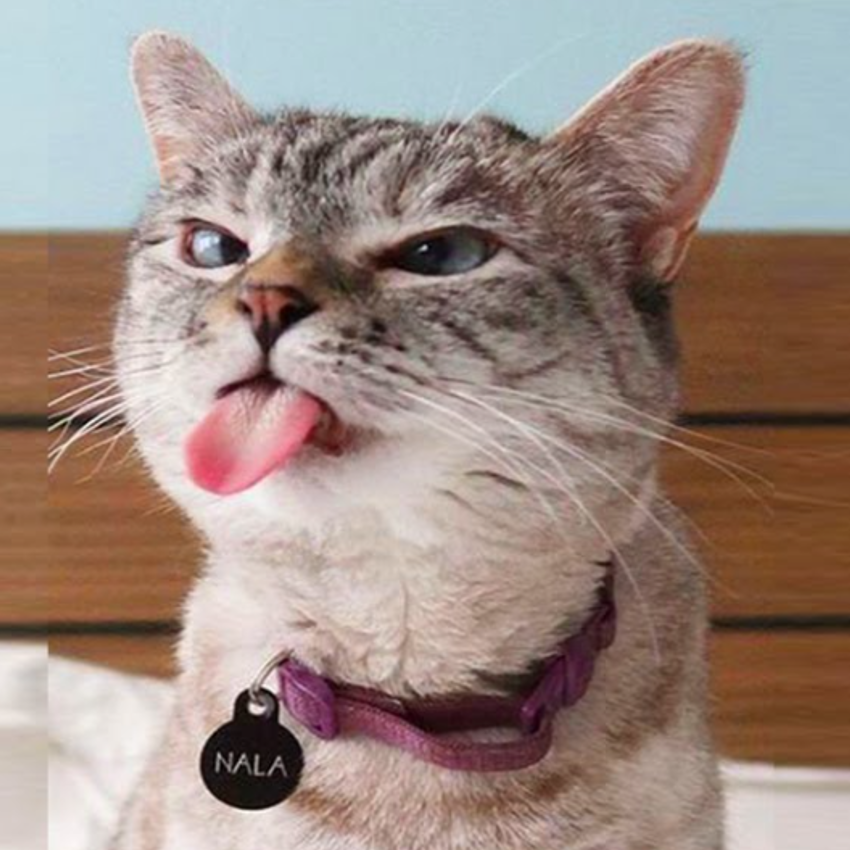
#> input picture images/input/kittycat_blebleble.png, 850 x 850 px
$ python colorful_big_one_solutions.py
#> lines starting #> are read from the running program, lines starting #| are printed output that depends on the picture
### scripts/colorful_big_one_functions.py
# standard imports
import os
import datetime
import sys

# import packages
import numpy as np
import matplotlib.pyplot as plt
from PIL import Image

# ----------------------------------------------------------------
def color_the_image(given_image, color):

    """
    This function will turn an image into the given color

    Parameters:

    given_image
    image_array(numpy.ndarray): a 3d array representing an image
        array shape is (height, width, channels)
        height: in number of pixels
        width: in number of pixels
        channels: 3, RGB images only

    color (instruction)
    string type: non recognized values will do nothing
        valid values:
        'to_red': will turn image red
        'to_blue': will turn image blue
        'to_green': will turn image green
        <any other text>: will not change the given image/ndarray

    Returns:
        will return the given image/ndarray but changed
        to its respective instruction

    Example:
    >>> import colorful_big_one_functions as cbof
    >>> image_to_show = cbof.color_the_image(given_image, 'to_blue')

    """

    if color == "to_red":
        given_image[:,:,[1,2]] = 0
        return given_image

    elif color == "to_blue":
        given_image[:,:,[0,1]] = 0
        return given_image

    elif color == "to_green":
        given_image[:,:,[0,2]] = 0
        return given_image

    else:
        # "no_color or faulty color"
        return given_image

# ----------------------------------------------------------------
def flip_the_image(given_image, manner_of_flip):

    """
    This function will flip an image horizontally or vertically
    according to the given manner_of_flip

    Parameters:

    given_image
    image_array(numpy.ndarray): a 3d array representing an image
        array shape is (height, width, channels)
        height: in number of pixels
        width: in number of pixels
        channels: 3, RGB images only

    manner_of_flip (instruction)
    string type: non recognized values will do nothing
        valid values:
        'horizontally': will do a mirror flip horizontally
        'vertically': will do a vertical mirror flip
        <any other text>: will not change the given image/ndarray

    Returns:
        will return the given image/ndarray but changed
        to its respective instruction

    Example:
    >>> import colorful_big_one_functions as cbof
    >>> image_to_show = cbof.flip_the_image(given_image, 'vertically')

    """

    if manner_of_flip == "horizontally":
        given_image = np.fliplr(given_image)
        return given_image

    elif manner_of_flip == "vertically":
        given_image = flip_the_image(given_image, "horizontally")
        given_image = rotate_the_image(given_image, "to_the_left")
        given_image = rotate_the_image(given_image, "to_the_left")
        return given_image

    else:
        # "no_flip or faulty manner_of_flip"
        return given_image

# ----------------------------------------------------------------
def rotate_the_image(given_image, manner_of_rotation):

    """
    This function will rotate an image according to the manner_of_rotation

    Parameters:

    given_image
    image_array(numpy.ndarray): a 3d array representing an image
        array shape is (height, width, channels)
        height: in number of pixels
        width: in number of pixels
        channels: 3, RGB images only

    manner_of_rotation (instruction)
    string type: non recognized values will do nothing
        valid values:
        'to_the_left': will rotate the image 90° to the left
        'to_the_right': will rotate the image 90° to the right
        <any other text>: will not change the given image/ndarray

    Returns:
        will return the given image/ndarray but changed
        to its respective instruction

    Example:
    >>> import colorful_big_one_functions as cbof
    >>> image_to_show = cbof.rotate_the_image(given_image, 'to_the_right')

    """

    if manner_of_rotation == "to_the_left":
        given_image = np.rot90(given_image)
        return given_image

    elif manner_of_rotation == "to_the_right":
        given_image = np.rot90(given_image, 3)
        return given_image

    else:
        # "no_rotation or faulty rotation"
        return given_image

# ----------------------------------------------------------------
def make_the_image(given_image, process):

    """
    This function will make an image according to the process requested

    Parameters:

    given_image
    image_array(numpy.ndarray): a 3d array representing an image
        array shape is (height, width, channels)
        height: in number of pixels
        width: in number of pixels
        channels: 3, RGB images only

    process (instruction)
    string type: non recognized values will do nothing
        valid values:
        'noisy': will make the image noisy
        'black_and_white': will make the image black an white (only with plt.imshow(given_image, cmap=plt.cm.gray)
        'shady': will top off color values over 150 to make shady
        'double_size': will double the pixel size of the image
        'grayscale': will grayscale the colors of the image (only with plt.imshow(given_image, cmap=plt.cm.gray)
        'grainy': will make grainy by limiting image to 1/10th of the information
        'inverted': will inverted by doing 255 - value of color
        'sepia_tone': will render the image old as fuck
        'solarized': will show subject in image to look baked
        'posterized': will render the image famous
        'twirled': will make you look twice at the result
        'rippled': will make you feel sinus suicidal
        'swirled': will mmake you feel seasick
        <any other text>: will not change the given image/ndarray

    Returns:
        will return the given image/ndarray but changed
        to its respective instruction

    Example:
    >>> import colorful_big_one_functions as cbof
    >>> image_to_show = cbof.make_the_image(given_image, 'sepia_tone')

    """

    if process == "noisy":
        lower_band = 0
        upper_band = 125
        height,width = given_image.shape[:2]
        given_image[:,:,0] += np.random.randint(lower_band, upper_band, (height, width), dtype = 'uint8')
        given_image[:,:,1] += np.random.randint(lower_band, upper_band, (height, width), dtype = 'uint8')
        given_image[:,:,2] += np.random.randint(lower_band, upper_band, (height, width), dtype = 'uint8')
        return given_image

    # this setting can only be used with plt.imshow(part_of_colorful_big_one, cmap=plt.cm.gray)
    elif process == "black_and_white":
        given_image = given_image.astype(float)
        given_image = given_image.sum(axis = 2)
        given_image /= given_image.max()
        given_image = np.absolute(given_image)
        return given_image

    elif process == "shady":
        given_image = np.where(given_image > 150, 150 , 20)
        return given_image

    elif process == "double_size":
        height, width, channels = given_image.shape
        factor = 2
        #  initialize the factor 2 image
        given_image_doubled = np.zeros((height * factor, width * factor, channels), dtype=np.uint8)
        for i in range(height):
            for j in range(width):
                for c in range(channels):
                    given_image_doubled[i*factor, j*factor, c] = given_image[i, j, c]
                    given_image_doubled[i*factor+1, j*factor, c] = given_image[i, j, c]
                    given_image_doubled[i*factor, j*factor+1, c] = given_image[i, j, c]
                    given_image_doubled[i*factor+1, j*factor+1, c] = given_image[i, j, c]
        return given_image_doubled

    # this setting can only be used with plt.imshow(part_of_colorful_big_one, cmap=plt.cm.gray)
    elif process == "grayscale":
        given_image = np.mean(given_image, axis=2, dtype=np.uint8)
        return given_image

    elif process == "grainy":
        given_image = given_image[::10, ::10, :]
        return given_image

    elif process == "inverted":
        given_image = 255 - given_image
        return given_image

    elif process == "sepia_tone":
        sepia_matrix = np.array([[0.393, 0.769, 0.189],
                             [0.349, 0.686, 0.168],
                             [0.272, 0.534, 0.131]])
        given_image = np.dot(given_image, sepia_matrix.T)
        given_image = np.clip(given_image, 0, 255).astype(np.uint8)
        return given_image

    elif process == "solarized":
        threshold = 128
        given_image = np.where(given_image < threshold, given_image, 255 - given_image)
        return given_image

    elif process == "posterized":
        levels = 4
        given_image = given_image // (256 // levels) * (256 // levels)
        return given_image

    elif process == "twirled":
        height, width, _ = given_image.shape
        center = (width // 2, height // 2)
        radius = 250
        angle = 2
        y, x = np.ogrid[:height, :width]
        x -= center[0]
        y -= center[1]
        r = np.sqrt(x**2 + y**2)
        theta = np.arctan2(y, x) + angle * np.exp(-(r / radius)**2)
        new_x = (center[0] + r * np.cos(theta)).clip(0, width - 1).astype(int)
        new_y = (center[1] + r * np.sin(theta)).clip(0, height - 1).astype(int)
        distorted_image = given_image[new_y, new_x]
        return distorted_image

    elif process == "mosaic":
        block_size = (30, 30)
        height, width, _ = given_image.shape
        block_height, block_width = block_size
        new_height = height // block_height
        new_width = width // block_width
        mosaic_image = given_image[:new_height * block_height, :new_width * block_width]
        mosaic_image = mosaic_image.reshape((new_height, block_height, new_width, block_width, 3))
        return mosaic_image.mean(axis=(1, 3)).astype(np.uint8)

    elif process == "rippled":
        amplitude = 10
        frequency = 25
        height, width, _ = given_image.shape
        y, x = np.ogrid[:height, :width]
        distorted_y = y + amplitude * np.sin(2 * np.pi * x / frequency)
        distorted_x = x + amplitude * np.sin(2 * np.pi * y / frequency)
        distorted_image = given_image[distorted_y.astype(int) % height, distorted_x.astype(int) % width]
        return distorted_image

    elif process == "swirled":
        strength = 0.0025
        height, width, _ = given_image.shape
        center = (width // 2, height // 2)
        y, x = np.ogrid[:height, :width]
        x -= center[0]
        y -= center[1]
        r = np.sqrt(x**2 + y**2)
        theta = np.arctan2(y, x) + strength * r
        new_x = (center[0] + r * np.cos(theta)).clip(0, width - 1).astype(int)
        new_y = (center[1] + r * np.sin(theta)).clip(0, height - 1).astype(int)
        distorted_image = given_image[new_y, new_x]
        return distorted_image


    else:
        # "no_making or faulty making"
        return given_image

# ----------------------------------------------------------------
def show_the_image(image_to_show):

    """

    Just showing things, nothing more

    """

    plt.figure(figsize=(36, 48))
    plt.axis('off')
    plt.imshow(image_to_show)
    plt.show()
    plt.close

    return

# ----------------------------------------------------------------
# [19 lines left out: function save_the_image, not called in this run]


### scripts/colorful_big_one_solutions.py
# standard imports
import os
import datetime
import sys
import random

# import packages
import numpy as np
import matplotlib.pyplot as plt
from PIL import Image

# import own made modules
import colorful_big_one_functions as cbof

# ----------------------------------------------------------------
def main():

    """

    Main() showcases the main function
    create_colorful_big_one_by_numpying_it

    """

    default_image = 'kittycat_blebleble.png'
    # [5 lines of commented-out code are left out]

    default_image_path = os.path.join('..','images','input',default_image)
    use_this_image = np.array(Image.open(default_image_path))
#> use_this_image is the input picture: shape (850, 850, 3); mean R, G, B 156.9, 138.1, 129.8

    # -------------------------------------
    # tims_image_1A, tile solution, 1 single image, 8 x 3
    # options for given_random_combination : 'default', 'randomize_color', 'randomize_flip', 'randomize_rotate', 'randomize_making'
    image_to_show = create_tims_image_1_by_numpying_it(use_this_image.copy(), 'default')
    cbof.show_the_image(image_to_show)
    # image_to_show = cbos.create_tims_image_1_by_numpying_it(use_this_image.copy(), 'randomize_color')
    # cbof.show_the_image(image_to_show)
    # image_to_show = cbos.create_tims_image_1_by_numpying_it(use_this_image.copy(), 'randomize_making')
    # cbof.show_the_image(image_to_show)

    # -------------------------------------
    # # tims_image_2, v/h-stack solution, 4 flipped rows
    # options for given_random_combination : 'default', 'randomize_color', 'randomize_making',
    # note : the orientations of the exercise are never changed
    image_to_show = create_tims_image_2_by_numpying_it(use_this_image.copy(), 'default')
    cbof.show_the_image(image_to_show)
    # image_to_show = cbos.create_tims_image_2_by_numpying_it(use_this_image.copy(), 'randomize_color')
    # cbof.show_the_image(image_to_show)
    # image_to_show = cbos.create_tims_image_2_by_numpying_it(use_this_image.copy(), 'randomize_making')
    # cbof.show_the_image(image_to_show)

    # -------------------------------------
    # # # tims_image_3, clockwise color solution with double sized image
    # options for given_random_combination : 'default', 'randomize_flip', 'randomize_rotate', 'randomize_making'
    # note : the colors of the exercise are never changed
    image_to_show = create_tims_image_3_by_numpying_it(use_this_image.copy(), 'default')
    cbof.show_the_image(image_to_show)
    # [11 lines of commented-out code are left out]
    image_to_show = create_johans_image_1_by_numpying_it(use_this_image.copy())
    cbof.show_the_image(image_to_show)

    return

# ----------------------------------------------------------------
# Functions <*>_by_numpying_it hereunder only to be used with the function
# create_colorful_big_one_by_numpying_it(given_image, ...)
# ----------------------------------------------------------------
def generate_random_instruction_list_by_numpying_it():

    """

    This function will generate a single list object with a combination
    of 4 possible functions to be applied to an image

    See further below to check which combinations are possible

    """

    colors = ["to_red", "to_green", "to_blue"]
    flips = ["horizontally", "vertically"]
    rotations = ["to_the_left", "to_the_right"]
    makings = ["twirled", "rippled", "swirled"]

    instruction_list = []
    instruction_list.append(random.choice(colors))
    instruction_list.append(random.choice(flips))
    instruction_list.append(random.choice(rotations))
    instruction_list.append(random.choice(makings))


    return instruction_list

# ----------------------------------------------------------------
def apply_combination_of_functions_by_numpying_it(given_image, given_color, given_manner_of_flip, given_manner_of_rotation, given_process):

    """

    This function will apply a combination of functions to a given image
    to provide a variant of the orignal image given in the function

    """

    instruction = generate_random_instruction_list_by_numpying_it()

    if given_color != 'no_color':
        given_image = cbof.color_the_image(given_image, instruction[0])

    if given_manner_of_flip != 'no_flip':
        given_image = cbof.flip_the_image(given_image, instruction[1])

    if given_manner_of_rotation != 'no_rotate':
        given_image = cbof.rotate_the_image(given_image, instruction[2])

    if given_process != 'no_making':
        given_image = cbof.make_the_image(given_image, instruction[3])


    print(f"random_pick = {instruction}, parameters are {given_color}, {given_manner_of_flip}, {given_manner_of_rotation},  {given_process}. ")


    return given_image

# ----------------------------------------------------------------
def create_tims_image_1_by_numpying_it(given_image, given_random_combination):

    # tims_image_1A, tile solution, 1 single image

#> called with given_random_combination = 'default'
    height, width, _ = given_image.shape
    height_factor = 3
    width_factor = 8
    new_height = height * height_factor
    new_width = width * width_factor

    if given_random_combination == 'randomize_color':
        given_image = apply_combination_of_functions_by_numpying_it(given_image, 'any_color', 'no_flip', 'no_rotate', 'no_making')
    elif given_random_combination == 'randomize_flip':
        given_image = apply_combination_of_functions_by_numpying_it(given_image, 'no_color', 'any_flip', 'no_rotate', 'no_making')
    elif given_random_combination == 'randomize_rotate':
        given_image = apply_combination_of_functions_by_numpying_it(given_image, 'no_color', 'no_flip', 'any_rotate', 'no_making')
    elif given_random_combination == 'randomize_making':
        given_image = apply_combination_of_functions_by_numpying_it(given_image, 'no_color', 'no_flip', 'no_rotate', 'any_making')

    given_image_to_show = np.tile(given_image, (new_height // given_image.shape[0], new_width // given_image.shape[1], 1))
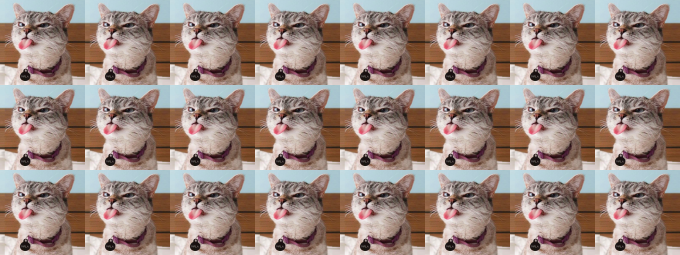
#> given_image_to_show: shape (2550, 6800, 3) (shown at 1/10 size); mean of channels 0, 1, 2 156.9, 138.1, 129.8; drawn as R, G, B

    # [7 lines of commented-out code are left out]

    return given_image_to_show

# ----------------------------------------------------------------
def create_tims_image_2_by_numpying_it(given_image, given_random_combination):

    # tims_image_2, v/h-stack solution, 4 flipped rows

#> called with given_random_combination = 'default'
    hstack_factor = 6

    # image processing

    given_image_1 = given_image.copy()
    given_image_2 = given_image.copy()
    given_image_3 = given_image.copy()
    given_image_4 = given_image.copy()

    if given_random_combination == 'randomize_color':
        given_image_1 = apply_combination_of_functions_by_numpying_it(given_image_1, 'any_color', 'no_flip', 'no_rotate', 'no_making')
    elif given_random_combination == 'randomize_making':
        given_image_1 = apply_combination_of_functions_by_numpying_it(given_image_1, 'no_color', 'no_flip', 'no_rotate', 'any_making')


    if given_random_combination == 'randomize_color':
        given_image_2 = apply_combination_of_functions_by_numpying_it(given_image_2, 'any_color', 'no_flip', 'no_rotate', 'no_making')
    elif given_random_combination == 'randomize_making':
        given_image_2 = apply_combination_of_functions_by_numpying_it(given_image_2, 'no_color', 'no_flip', 'no_rotate', 'any_making')


    if given_random_combination == 'randomize_color':
        given_image_3 = apply_combination_of_functions_by_numpying_it(given_image_3, 'any_color', 'no_flip', 'no_rotate', 'no_making')
    elif given_random_combination == 'randomize_making':
        given_image_3 = apply_combination_of_functions_by_numpying_it(given_image_3, 'no_color', 'no_flip', 'no_rotate', 'any_making')


    if given_random_combination == 'randomize_color':
        given_image_4 = apply_combination_of_functions_by_numpying_it(given_image_4, 'any_color', 'no_flip', 'no_rotate', 'no_making')
    elif given_random_combination == 'randomize_making':
        given_image_4 = apply_combination_of_functions_by_numpying_it(given_image_4, 'no_color', 'no_flip', 'no_rotate', 'any_making')

    # form processing

    given_image_row_1 = cbof.flip_the_image(given_image_1,'no_flip')
    image_row_1 = np.hstack([given_image_row_1] * hstack_factor)
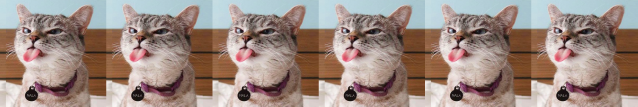
#> image_row_1: shape (850, 5100, 3) (shown at 1/8 size); mean R, G, B 156.9, 138.1, 129.8

    given_image_row_2 = cbof.flip_the_image(given_image_2,'horizontally')
    image_row_2 = np.hstack([given_image_row_2] * hstack_factor)
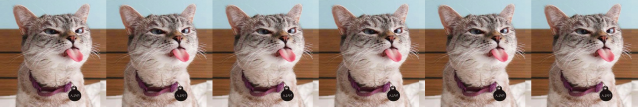
#> image_row_2: shape (850, 5100, 3) (shown at 1/8 size); mean of channels 0, 1, 2 156.9, 138.1, 129.8; drawn as R, G, B

    given_image_row_3 = cbof.flip_the_image(given_image_3,'vertically')
    image_row_3 = np.hstack([given_image_row_3] * hstack_factor)
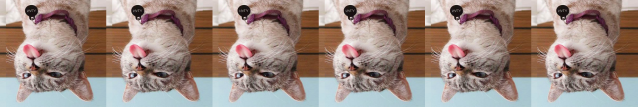
#> image_row_3: shape (850, 5100, 3) (shown at 1/8 size); mean of channels 0, 1, 2 156.9, 138.1, 129.8; drawn as R, G, B

    given_image_row_4 = cbof.flip_the_image(given_image_4,'horizontally')
    given_image_row_4 = cbof.flip_the_image(given_image_row_4,'vertically')
#> call 3 of rotate_the_image, with manner_of_rotation = 'to_the_left'
#> in rotate_the_image (call 3), `given_image = np.rot90(given_image)`:
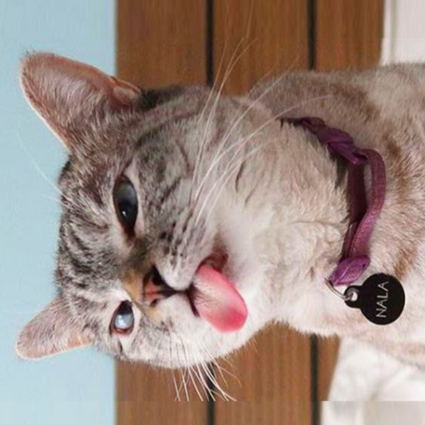
#> given_image: shape (850, 850, 3) (shown at 1/2 size); mean of channels 0, 1, 2 156.9, 138.1, 129.8; drawn as R, G, B
#> call 4 of rotate_the_image, with manner_of_rotation = 'to_the_left'
#> in rotate_the_image (call 4), `given_image = np.rot90(given_image)`:
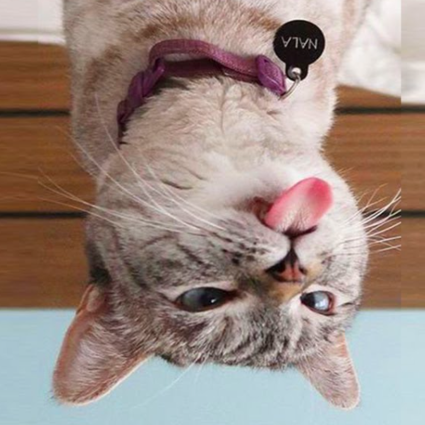
#> given_image: shape (850, 850, 3) (shown at 1/2 size); mean of channels 0, 1, 2 156.9, 138.1, 129.8; drawn as R, G, B
    image_row_4 = np.hstack([given_image_row_4] * hstack_factor)
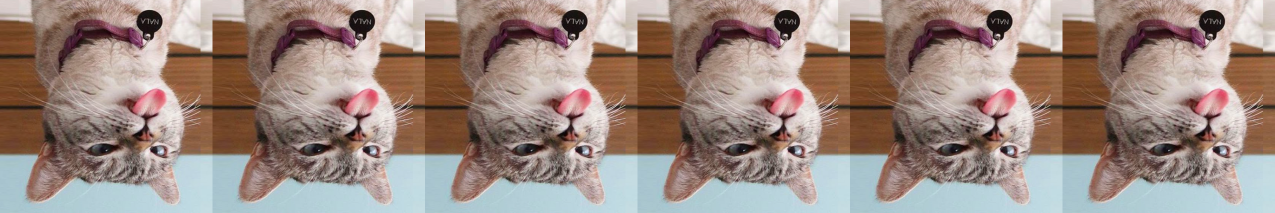
#> image_row_4: shape (850, 5100, 3) (shown at 1/4 size); mean of channels 0, 1, 2 156.9, 138.1, 129.8; drawn as R, G, B

    given_image_to_show = image_row_1
    given_image_to_show = np.vstack((given_image_to_show, image_row_2))
#> given_image_to_show: shape (1700, 5100, 3)
    given_image_to_show = np.vstack((given_image_to_show, image_row_3))
#> given_image_to_show: shape (2550, 5100, 3)
#> (the rest of the program and of its run is left out)
